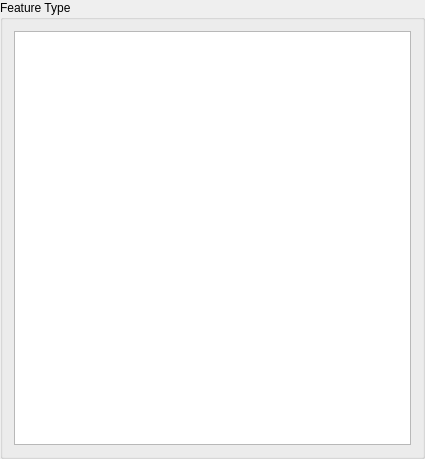
<?xml version="1.0" encoding="UTF-8"?>
<ui version="4.0">
 <class>ChooseFeatureTypeWidget</class>
 <widget class="QGroupBox" name="ChooseFeatureTypeWidget">
  <property name="geometry">
   <rect>
    <x>0</x>
    <y>0</y>
    <width>425</width>
    <height>459</height>
   </rect>
  </property>
  <property name="windowTitle">
   <string>Feature Type</string>
  </property>
  <property name="title">
   <string>Feature Type</string>
  </property>
  <layout class="QVBoxLayout">
   <item>
    <widget class="QListWidget" name="listwidget_feature_types"/>
   </item>
  </layout>
 </widget>
 <resources/>
 <connections/>
</ui>
